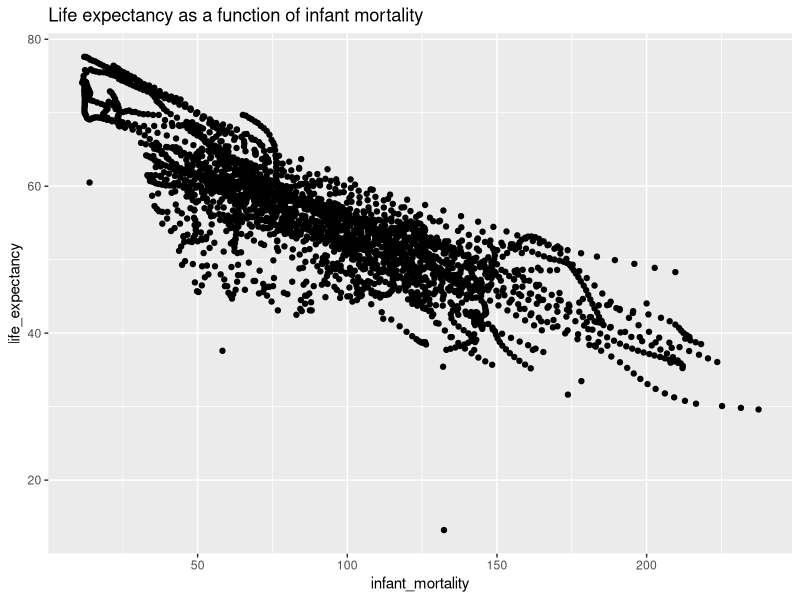
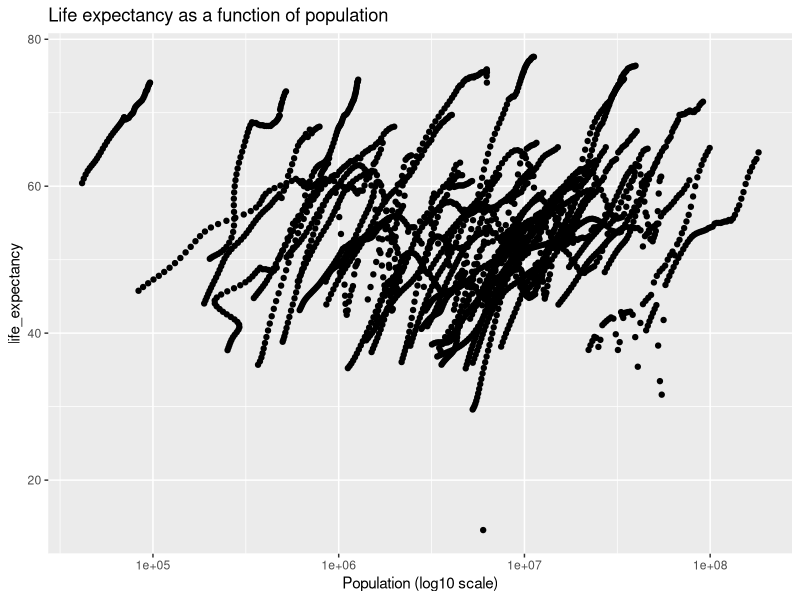
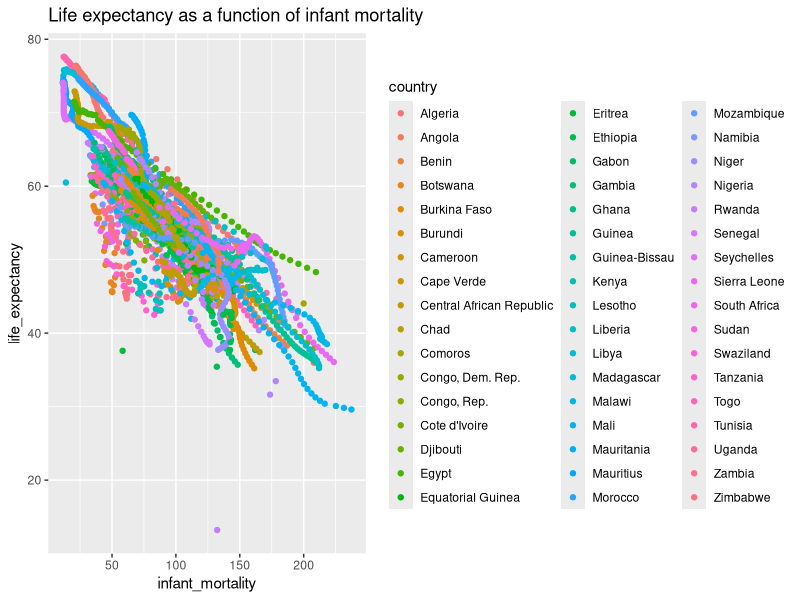
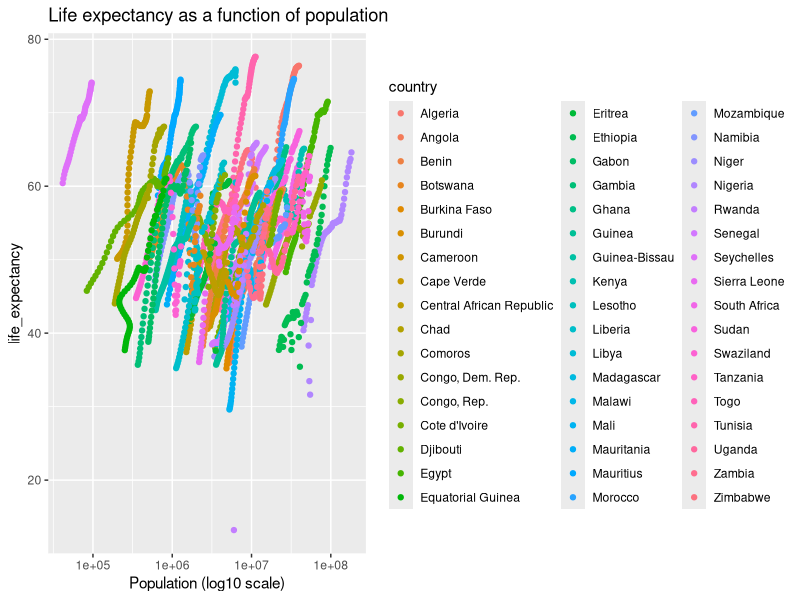
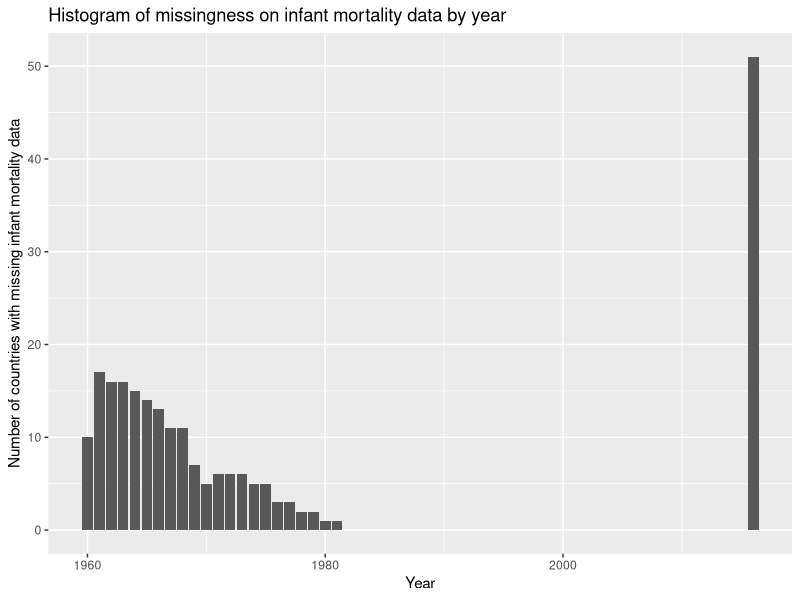
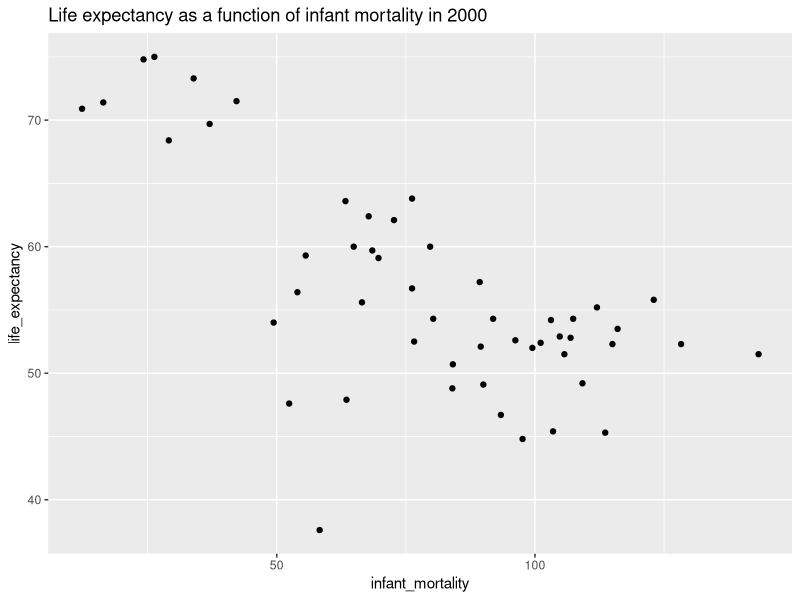
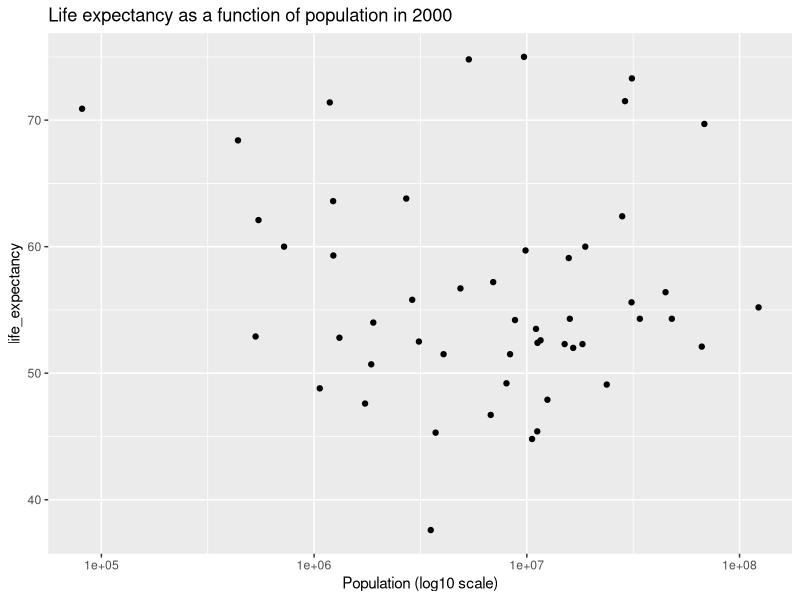
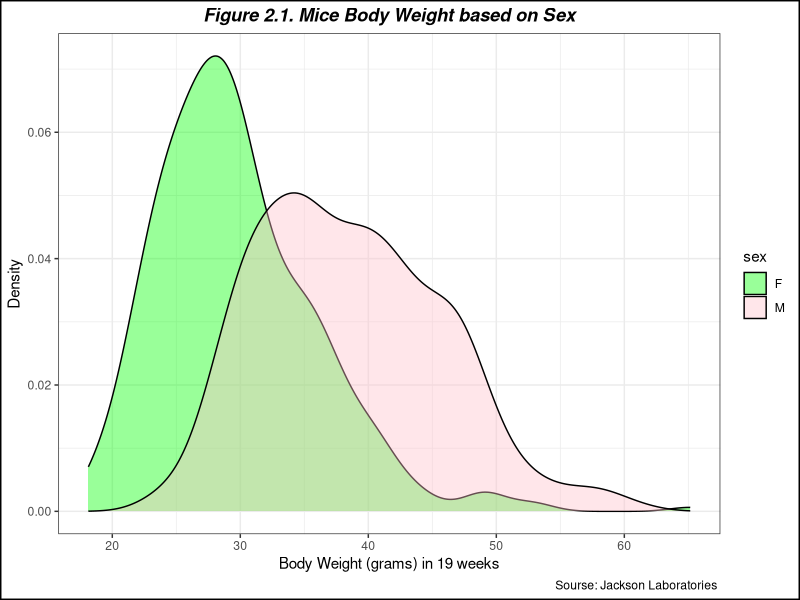

Write R code to recreate these figures, in order.
## ---- chunk 1
# Setting up all libraries needed for the script
library(tidyverse)

# loading dslabs package to access Gapminder data
library(dslabs)

library(here) # to set directory 
library(dplyr)
install.packages("kableExtra") # this packege is to use to create an aestatic table 
library(knitr)
library(kableExtra)

## ---- chunk 2
#Produce help file for Gapminder data
help(gapminder)

#Look at structure and summary of Gapminder data
str(gapminder)
summary(gapminder)

#Determining the object type of the data
class(gapminder)
## ---- chunk 3
#Restricting data to African countries

#Checking what continents are included in the dataset
table(gapminder$continent)
#Restricting to rows where continent is Africa
africadata <- gapminder %>% filter(continent == 'Africa')
#Checking structure and summary of Africa dataset
str(africadata)
summary(africadata)
## ---- chunk 4
#Creating object 1 with 'infant_mortality' and 'life_expectancy'
obj1 <- africadata %>% select(c(infant_mortality, life_expectancy))
#checking summary and structure of obj1
str(obj1)
summary(obj1)

#Creating object 2 with 'population' and 'life_expectancy'
obj2 <- africadata %>% select(c(population, life_expectancy))
#checking summary and structure of obj2
str(obj2)
summary(obj2)
## ---- chunk 5
#Plotting life expectancy as a function of infant mortality
ggplot(data=obj1, aes(x = infant_mortality, y = life_expectancy)) + geom_point() + 
  labs(title = "Life expectancy as a function of infant mortality")

#Plotting life expectancy as a function of population
ggplot(data=obj2, aes(x = population, y = life_expectancy)) + geom_point() +  scale_x_continuous(trans='log10') + 
  labs(title = "Life expectancy as a function of population", x = "Population (log10 scale)")

## ---- chunk 6
#Checking effect of country on plots above by rerunning the graphs using color to represent country.

#Plotting life expectancy as a function of infant mortality
ggplot(data=africadata, aes(x = infant_mortality, y = life_expectancy)) + 
  geom_point(aes(color = country)) + 
  labs(title = "Life expectancy as a function of infant mortality")

#Plotting life expectancy as a function of population
ggplot(data=africadata, aes(x = population, y = life_expectancy)) + 
  geom_point(aes(color = country)) + scale_x_continuous(trans='log10') + 
  labs(title = "Life expectancy as a function of population", x = "Population (log10 scale)")

## ---- chunk 7
#To determine the number of infant mortality data points by year, I filtered the africadata to restrict to only rows with missing infant mortality, grouped by year, and counted the number of rows in each year using n() within the summarize statement

incomp_year <- africadata %>% 
  filter(is.na(infant_mortality)) %>%
  group_by(year) %>%
  summarize(n = n()) 
incomp_year

#Plot of missingness in infant mortality by year
ggplot(incomp_year, aes(x=year, y=n)) + geom_col() + labs(x="Year", y="Number of countries with missing infant mortality data", title="Histogram of missingness on infant mortality data by year")

#I also wanted to print the number of years with the most data. This follows the same process as above, but I restrict to rows with infant mortality data (i.e., where the value is not NA). And, I restrict the final dataset to years with the most rows of infant mortality data
comp_year <- africadata %>% 
  filter(!is.na(infant_mortality)) %>%
  group_by(year) %>%
  summarize(n = n()) %>%
  filter(n == max(n))
comp_year
## ---- chunk 8
#Restricting africadata to only data from the year 2000
yr2000 <- africadata %>%
  filter(year==2000)

#Checking structure and summary of yr2000 dataset
str(yr2000)
summary(yr2000)

## ---- chunk 9
#Plotting life expectancy as a function of infant mortality
ggplot(data=yr2000, aes(x = infant_mortality, y = life_expectancy)) + 
  geom_point() + 
  labs(title = "Life expectancy as a function of infant mortality in 2000")

#Plotting life expectancy as a function of population
ggplot(data=yr2000, aes(x = population, y = life_expectancy)) + 
  geom_point() +  scale_x_continuous(trans='log10') +
  labs(title = "Life expectancy as a function of population in 2000", x = "Population (log10 scale)")
## ---- chunk 10
#Fitting first linear model with infant_mortality as a predictor of life expectancy
fit1 <- lm(life_expectancy ~ infant_mortality, data = yr2000)
#Getting model results
summary(fit1)

## ---- chunk 11
#Fitting second linear model with population as a predictor of life expectancy
fit2 <- lm(life_expectancy ~ population, data = yr2000)
#Getting model results
summary(fit2)

## ---- chunk 12
library(dslabs)
help("mice_weights")


#Look at structure and summary of Mice_weights data 
str(mice_weights)
summary(mice_weights)

#Determining the object type of the data
class(mice_weights)
## ---- chunk 13
mice <- mice_weights 

head(mice) # check the data

str(mice)
## ---- chunk 14
mice<- na.omit(mice)

summary(mice)
## ---- chunk 15
plot2_1 <- mice %>% 
  ggplot(aes(body_weight, fill = sex)) +
  geom_density(alpha=0.4)+ # to set the tranparant of the color 
  scale_fill_manual( values = c("F"= "green", "M" = "pink"))+ # to set the color of the area
  theme_bw()+ # to create minimalistic style, it changes default plot into white. 
  ggtitle("Figure 2.1. Mice Body Weight based on Sex") +
  theme(plot.title = element_text(hjust = 0.5, face = "bold.italic"))+
  xlab("Body Weight (grams) in 19 weeks")+
  ylab("Density") +
  labs(caption = "Sourse: Jackson Laboratories ") +
  theme(plot.background = element_rect(color = "black", fill = NA, linewidth = 1)) # to create frame of the plot. 

plot2_1

figure_file = here("images","Figure 2.1. Mice Body Waight Based on sex.png") # to set up location for the pictures created 
ggsave(filename = figure_file, plot=plot2_1) # save the pictures created 
## ---- chunk 16
plot2_2 <-  mice %>% 
  ggplot(aes( x= gen, y=percent_fat, fill = sex)) +
  geom_boxplot(alpha = 0.5)+
  theme_bw()+ # to make the backround minimalistic and convert into white instead of grids 
  scale_fill_manual(values = c("M" = "blue", "F" = "pink")) +  # Set fill color
  scale_color_manual(values = c("M" = "darkblue", "F" = "darkred")) +  # Set border color
  scale_x_discrete(breaks = c(4, 7, 8, 9, 11), # this is to specify the generation
                   labels= c("Generation\n 4", "Generation\n 7 ", "Generation\n 8", "Generation\n 9", "Generation\n 11"))+ # this is to give lable for the generation
  scale_y_continuous()+
  labs(title = "Figure 2.2. Mice Bone Density by Sex and Generation", # create the title
       x = "Generation of The Mice",
       y = "Percent Fat", 
       caption = "Sourse: Jackson Laboratories")+ 
  theme(plot.title = element_text(hjust = 0.5, face = "bold.italic")) + # to adjust the title position, size, and color
   theme(plot.background = element_rect(color = "black", fill = NA, linewidth = 1)) # to create frame of the plot 

 
plot2_2


figure_file = here("images","Figure 2.2. Mice Bone Density by Generation and Sex.png") # to set up location for the pictures created 
ggsave(filename = figure_file, plot=plot2_2) # save the pictures created 
## ---- chunk 17
plot2_3 <- ggplot(data = mice, aes(x= body_weight, y= bone_density))+
  geom_point(aes(color = gen)) +
  geom_smooth(method = "loess", se = FALSE)+
  labs(
    subtitle = "(Figure 2.3. Body Weight on Bone Density of the Mice )", 
    y = "Bone Desnity ",
    x = "Body Weight (Grams)",
    caption = "Source: Gapminder Data"
  ) + # to create the name of each axis
  theme(
    plot.background = element_rect(color = "black", size = 1), # Border around the entire plot (including title)
    plot.subtitle = element_text(hjust = 0.5, vjust = -1, size = 12, color = "gray50", face = "bold.italic"), # to adjust the subtitle position, color and size (note, set vjust=185 for printed pictures, for website, set at 100 )
    plot.caption = element_text(hjust = 1, vjust = -13, size = 10, color = "gray40"), # to adjust the subtitle position, color and size, hjust=horizontal and vjust= vertical 
    plot.margin = margin(10, 10, 45, 10)) # (top, right, bottom, left) Increase the bottom margin to create space for the subtitle below the x-axis
print(plot2_3)


figure_file = here("images","Figure 2.3. Body Weight on Bone Density of the Mice.png") # to set up location for the pictures created 
ggsave(filename = figure_file, plot=plot2_3) # save the pictures created 
## ---- chunk 18
table2_1  <- mice %>%
  group_by(gen) %>%  # Group data by generation
  summarise(
    avg_body_weight = mean(body_weight, na.rm = TRUE),  # Calculate average body weight
    avg_bone_density = mean(bone_density, na.rm = TRUE),  # Calculate average bone density
    avg_percent_fat = mean(percent_fat, na.rm = TRUE)  # Calculate average percent fat
  ) %>%
  rename(
    Generation= gen, 
    'Average Body Weigth' = avg_body_weight,
    'Average Bone Density' =  avg_bone_density,
    'Average Percent Fat' = avg_percent_fat
  )

table2_1%>%
  kable("html", caption = "Table 2.1. Summary Table of Mice Data by Generation") %>%
  kable_styling(bootstrap_options = c("striped", "hover", "condensed"), 
                full_width = F, position = "center") %>%
  column_spec(1, bold = TRUE, color = "white", background = "darkblue") %>% # Style gen column
  column_spec(2, background = "lightblue") %>%  # Style avg_body_weight column
  column_spec(3, background = "lightgreen") %>% # Style avg_bone_density column
  column_spec(4, background = "lightyellow") %>% # Style avg_percent_fat column
  row_spec(0, bold = TRUE, color = "white", background = "gray") # Bold header row
table2_1

## ---- chunk 19
model_1 <- lm(bone_density ~ body_weight, data = mice)
summary(model_1)
## ---- chunk 20
model_2 <- lm(percent_fat ~ diet + gen + diet*gen, data = mice)

summary(model_2)
anova(model_2)
